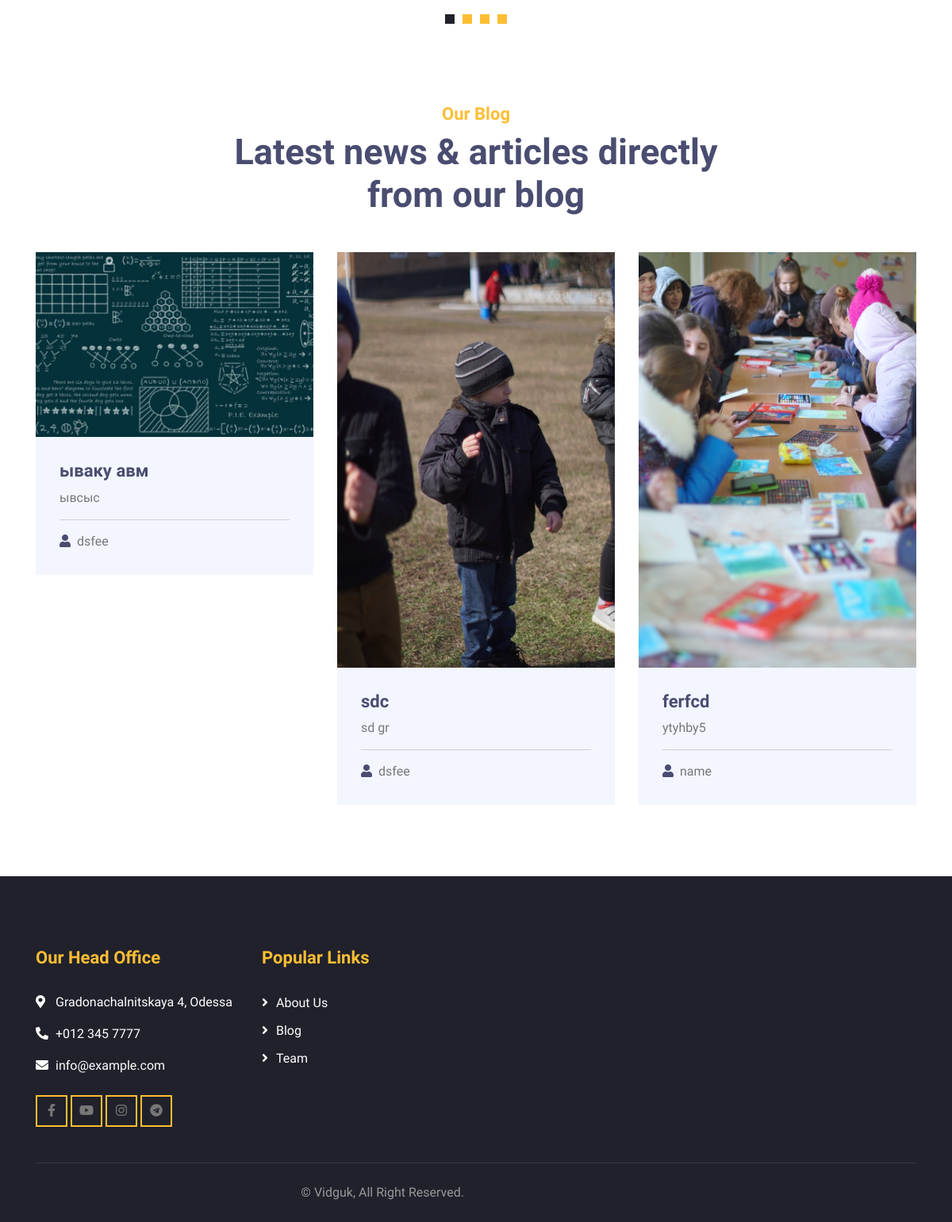
The app's page / (lower part), older data.
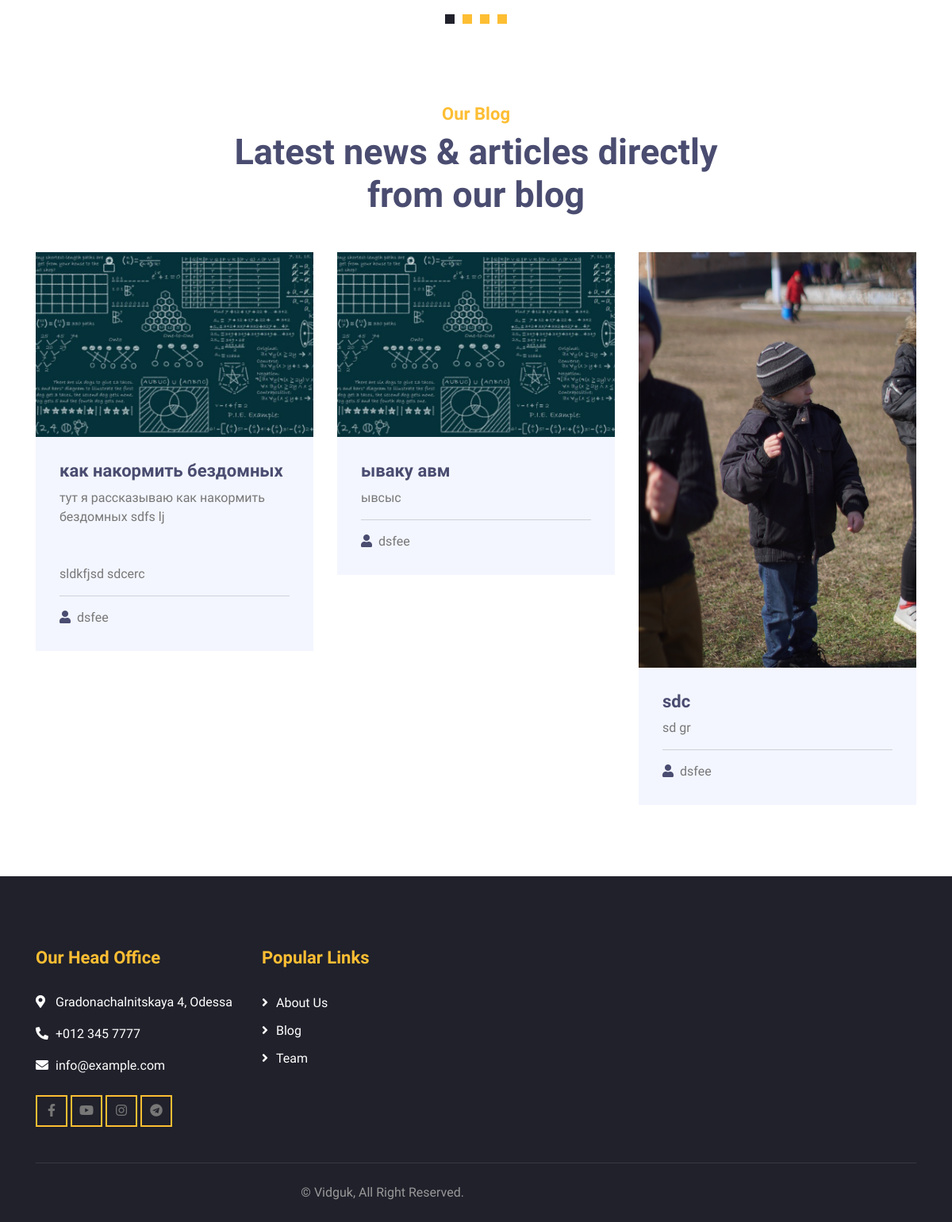
The same page, newer data.
### blog/models.py (models this page shows, shortened)
class Post(models.Model):
    title = models.CharField(max_length=200, unique=True)
    slug = models.SlugField(max_length=200, unique=True)
    author = models.ForeignKey(User, on_delete= models.CASCADE,related_name='blog_posts')
    updated_on = models.DateTimeField(auto_now= True)
    content = models.TextField()
    created_on = models.DateTimeField(auto_now_add=True)
    status = models.IntegerField(choices=STATUS, default=0)
    image = models.ImageField(upload_to='images/')
    tags = TaggableManager()
    class Meta:
        ordering = ['-created_on']

### home/views.py (the view)
# urls.py: path("", views.home, name='home'),
def home(request):
    events = Event.objects.filter(date__gte=timezone.now()).order_by('date')
    recent_posts = Post.objects.all()[:3]
    is_home_page = True
    return render(request, 'index.html', {'events': events, 'recent_posts': recent_posts, 'is_home_page':is_home_page}, )#{'recent_posts': recent_posts}

### home/templates/index.html (shortened to what this page needs)
{% load static %}
<!DOCTYPE html>
<html lang="en">
    <head>
        <link href="https://stackpath.bootstrapcdn.com/bootstrap/4.4.1/css/bootstrap.min.css" rel="stylesheet">
        <link href="https://cdnjs.cloudflare.com/ajax/libs/font-awesome/5.10.0/css/all.min.css" rel="stylesheet">
        <link href="{% static 'lib/flaticon/font/flaticon.css' %}" rel="stylesheet">
        <link href="{% static 'lib/animate/animate.min.css' %}" rel="stylesheet">
        <link href="{% static 'lib/owlcarousel/assets/owl.carousel.min.css' %}" rel="stylesheet">
        <link href="{% static 'css/style.css' %}" rel="stylesheet">
    </head>
    <body>
        <div class="testimonial">
            <div class="container">
                <div class="owl-carousel testimonials-carousel">
                </div>
            </div>
        </div>
        <div class="blog" id="blog-section">
            <div class="container">
                <div class="section-header text-center">
                    <p>Our Blog</p>
                    <h2>Latest news & articles directly from our blog</h2>
                </div>
                <div class="row">
                    {% for post in recent_posts %}
                    <div class="col-lg-4">
                        <div class="blog-item">
                            <div class="blog-img">
                                <img src="{{post.image.url}}" alt="Image">
                            </div>
                            <div class="blog-text">
                                <h3><a href="{% url 'post_detail' post.slug  %}">{{ post.title }}</a></h3>
                                <p>
                                    {{post.content|slice:":200"| safe }}
                                </p>
                            </div>
                            <div class="blog-meta">
                                <p><i class="fa fa-user"></i>{{ post.author }}</p>
                            </div>
                        </div>
                    </div>
                    {% endfor %}
                </div>
            </div>
        </div>
        {% include 'footer.html' %}
    </body>
</html>

Row changes from the older to the newer data that the page shows:
no longer on this page (row unchanged): Post: image (picture), title "ferfcd", content "ytyhby5", author "name"
added Post: image (picture), title "как накормить бездомных", content "тут я рассказываю как накормить бездомных sdfs lj sldkfjsd sdcerc", author "dsfee"
